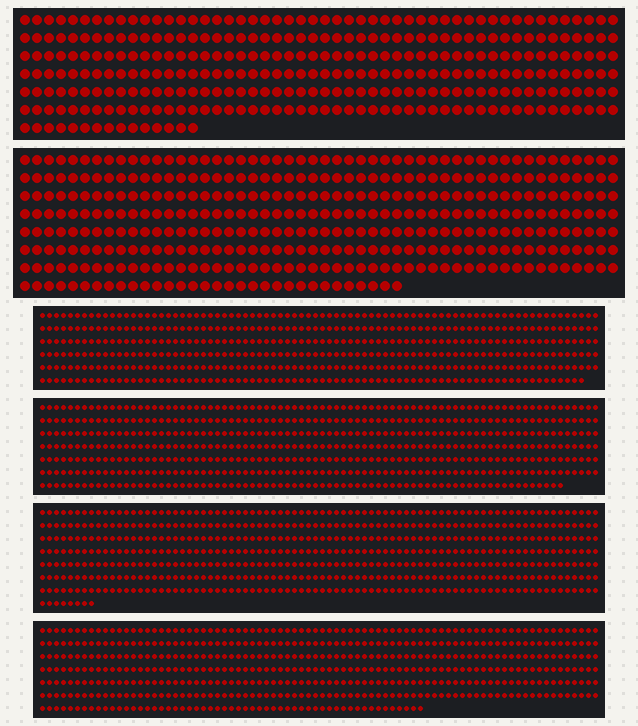
Recording of a sketch running on a simulated ESP32. Shown: 315 RGB LEDs in strip order, left to right, continuing on the next row, 382 RGB LEDs in strip order, left to right, continuing on the next row, 478 RGB LEDs in strip order, left to right, continuing on the next row, 555 RGB LEDs in strip order, left to right, continuing on the next row, 568 RGB LEDs in strip order, left to right, continuing on the next row, 535 RGB LEDs in strip order, left to right, continuing on the next row. Dim RGB values are drawn brighter than linear.

Above: at 0.1 s.

The sketch:

test_8controles.ino
```cpp
/*
En este ejemplo dividimos un solo arreglo en 5 puntos de control,

*/


#include <FastLED.h>

#define NUM_STRIPS 8
#define LED_PIN_A 2
#define LED_PIN_B 4
#define LED_PIN_C 18
#define LED_PIN_D 19
#define LED_PIN_E 21
#define LED_PIN_F 22
#define LED_PIN_G 23
#define LED_PIN_H 25
#define NUM_LEDS_A 315
#define NUM_LEDS_B 382
#define NUM_LEDS_C 478
#define NUM_LEDS_D 555
#define NUM_LEDS_E 568
#define NUM_LEDS_F 535
#define NUM_LEDS_G 599
#define NUM_LEDS_H 340

//6 Controles
#define NUM_LEDS (NUM_LEDS_A + NUM_LEDS_B + NUM_LEDS_C + NUM_LEDS_D + NUM_LEDS_E + NUM_LEDS_F)
//7 Controles
//#define NUM_LEDS (NUM_LEDS_A + NUM_LEDS_B + NUM_LEDS_C + NUM_LEDS_D + NUM_LEDS_E + NUM_LEDS_F + NUM_LEDS_G)
//8 Controles
//#define NUM_LEDS (NUM_LEDS_A + NUM_LEDS_B + NUM_LEDS_C + NUM_LEDS_D + NUM_LEDS_E + NUM_LEDS_F + NUM_LEDS_G + NUM_LEDS_H)


#define LED_TYPE    WS2812B
#define COLOR_ORDER GRB
#define BRIGHTNESS  64

CRGB leds[NUM_LEDS];


/*********************************************************************/
void setup() {
  FastLED.addLeds<LED_TYPE, LED_PIN_A, COLOR_ORDER>(leds, 0, NUM_LEDS_A);
  FastLED.addLeds<LED_TYPE, LED_PIN_B, COLOR_ORDER>(leds, NUM_LEDS_A, NUM_LEDS_B);
  FastLED.addLeds<LED_TYPE, LED_PIN_C, COLOR_ORDER>(leds, NUM_LEDS_A + NUM_LEDS_B, NUM_LEDS_C);
  FastLED.addLeds<LED_TYPE, LED_PIN_D, COLOR_ORDER>(leds, NUM_LEDS_A + NUM_LEDS_B + NUM_LEDS_C, NUM_LEDS_D);
  FastLED.addLeds<LED_TYPE, LED_PIN_E, COLOR_ORDER>(leds, NUM_LEDS_A + NUM_LEDS_B + NUM_LEDS_C + NUM_LEDS_D, NUM_LEDS_E);
  //6 Controles
  FastLED.addLeds<LED_TYPE, LED_PIN_F, COLOR_ORDER>(leds, NUM_LEDS_A + NUM_LEDS_B + NUM_LEDS_C + NUM_LEDS_D + NUM_LEDS_E, NUM_LEDS_F);
  //7 Controles
//  FastLED.addLeds<LED_TYPE, LED_PIN_F, COLOR_ORDER>(leds, NUM_LEDS_A + NUM_LEDS_B + NUM_LEDS_C + NUM_LEDS_D + NUM_LEDS_E + NUM_LEDS_F, NUM_LEDS_G);
  //8 Controles
//  FastLED.addLeds<LED_TYPE, LED_PIN_F, COLOR_ORDER>(leds, NUM_LEDS_A + NUM_LEDS_B + NUM_LEDS_C + NUM_LEDS_D + NUM_LEDS_E + NUM_LEDS_F + NUM_LEDS_G, NUM_LEDS_H);

  FastLED.setBrightness(BRIGHTNESS);
}


void loop() {

  FastLED.clear();
  //función para prender todos los leds, si no funciona comentar y probar el codigo comentado
  fill_solid(leds, NUM_LEDS, CRGB(255, 0, 0));
  FastLED.show();
  delay(1000);

  fill_solid(leds, NUM_LEDS, CRGB(0, 0, 0));
  FastLED.show();
  delay(1000);

/*
  for ( int i = 0; i < NUM_LEDS; i++) {
    leds[i].setRGB(255, 0, 0);
  }
  FastLED.show();
  delay(1000);
  for ( int i = 0; i < NUM_LEDS; i++) {
    leds[i].setRGB(0, 0, 0);
  }
  FastLED.show();
  delay(1000);
*/

}
```
